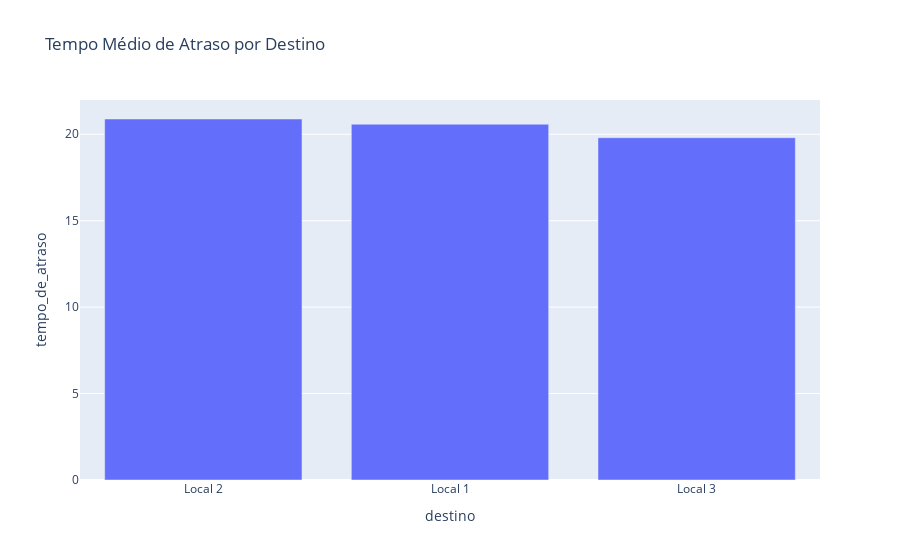

Source (notebook cell):
### Markdown cell above
**Cenário 2: Atraso por Destino**

Pode ser que alguns destinos tenham mais problemas operacionais, causando atrasos independentemente da companhia. Vamos verificar o tempo médio de atraso por destino.

### Code cell
atraso_por_destino = df.groupby('destino')['tempo_de_atraso'].mean().sort_values(ascending=False)

fig = px.bar(atraso_por_destino, 
             x=atraso_por_destino.index, 
             y='tempo_de_atraso',
             labels={'y': 'Tempo Médio de Atraso (min)', 'x': 'Destino'},
             title='Tempo Médio de Atraso por Destino')
fig.show()

### Figure 1 — Plotly figure (JSON) as saved in the notebook; plotly's stock layout.template omitted (floating-point values rounded to 4 significant figures)
{"data": [{"hovertemplate": "destino=%{x}<br>tempo_de_atraso=%{y}<extra></extra>", "legendgroup": "", "marker": {"color": "#636efa", "pattern": {"shape": ""}}, "name": "", "orientation": "v", "showlegend": false, "textposition": "auto", "type": "bar", "x": ["Local 2", "Local 1", "Local 3"], "xaxis": "x", "y": [20.88, 20.58, 19.8], "yaxis": "y"}], "layout": {"barmode": "relative", "legend": {"tracegroupgap": 0}, "title": {"text": "Tempo Médio de Atraso por Destino"}, "xaxis": {"anchor": "y", "domain": [0, 1], "title": {"text": "destino"}}, "yaxis": {"anchor": "x", "domain": [0, 1], "title": {"text": "tempo_de_atraso"}}}}
